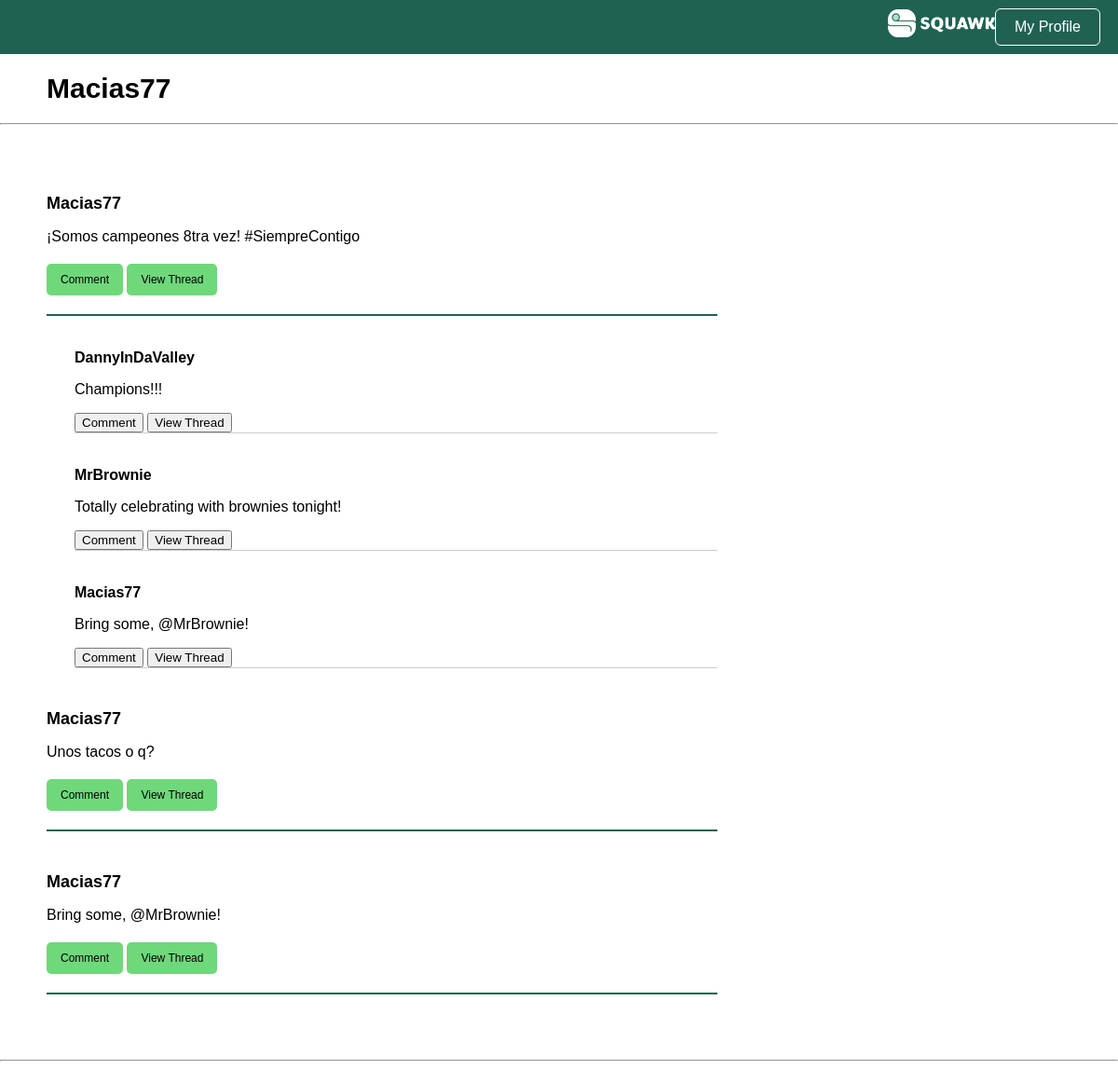
/user/2, run on the app's committed database.
### tables this page shows
CREATE TABLE users (
  user_id INTEGER PRIMARY KEY AUTOINCREMENT,
  username VARCHAR NOT NULL,
  password VARCHAR NOT NULL,
  is_admin BOOLEAN NOT NULL
);

CREATE TABLE squawks (
  squawk_id INTEGER PRIMARY KEY AUTOINCREMENT,
  content VARCHAR NOT NULL,
  is_reply_to INT,
  user_id INT,
  created TIMESTAMP NOT NULL DEFAULT CURRENT_TIMESTAMP
);

### user_controller.py (the view)
def user(user_id):
  squawks = []
  username = us.get_user(user_id).username
  last10 = ss.get_last(10,user_id)
  for i in last10:
    thread = ts.get_thread(i.squawk_id)
    thread_users = [us.get_user(squawk.user_id).username for squawk in thread]
    thread_info = list(zip(thread, thread_users))
    user = us.get_user(i.user_id).username
    squawks.append((i, user, thread_info))
  return render_template('user.html', username=username, squawks=squawks)

### bl/squawk_service.py (called while the page is built)
  def get_last(self, total, user_id):
    if user_id != -1:
      squawks = self.squawkDAO.getall_from(user_id)
    else:
      squawks = self.squawkDAO.getall_super()
    return squawks[:total]

### bl/thread_service.py (called while the page is built)
  def get_thread(self, squawk_id):
    squawk = self.squawkDAO.get(squawk_id)
    if not squawk:
      return []
    thread = self._get_replies(squawk_id)
    return thread

  def _get_replies(self, squawk_id):
    replies = []
    squawks = self.squawkDAO.getall()
    for x in squawks:
      if x.is_reply_to == squawk_id:
        replies.append(x)
    return replies

### bl/user_service.py (called while the page is built)
  def get_user(self, user_id):
    user = self.userDAO.get(user_id)
    return user

### dl/squawk_dao.py (called while the page is built)
  def get(self, squawkID):
    query = "SELECT * FROM squawks WHERE squawk_id = ?"
    result = self.DB.run_query(query, (squawkID, ))
    try:
      data = result.fetchone()
      squawk = Squawk(data)
      return squawk
    except:
      return None

  def getall(self):
    query = "SELECT * FROM squawks ORDER BY created DESC"
    result = self.DB.run_query(query)
    try:
      data_list = result.fetchall()
      squawks = []
      for data in data_list:
        squawk = Squawk(data)#['squawk_id'], data['content'], data['is_reply_to'], data['user_id'], data['created'])
        squawks.append(squawk)
      return squawks
    except:
      return None

  def getall_from(self, user_id):
    query = "SELECT * FROM squawks WHERE user_id = ? ORDER BY created DESC"
    result = self.DB.run_query(query, (user_id, ))
    try:
      data_list = result.fetchall()
      squawks = []
      for data in data_list:
        squawk = Squawk(data)#['squawk_id'], data['content'], data['is_reply_to'], data['user_id'], data['created'])
        squawks.append(squawk)
      return squawks
    except:
      return None

### dl/user_dao.py (called while the page is built)
  def get(self, userID):
    query = "SELECT * FROM users WHERE user_id = ?"
    result = self.DB.run_query(query, (userID, ))
    try:
      data = result.fetchone()
      user = User(data)
      return user
    except:
      return None

### utils/database.py (called while the page is built)
  def run_query(self, query, parameters=None):
    try:
      cursor = self.connection.cursor()
      if parameters:
        cursor.execute(query, parameters)
      else:
        cursor.execute(query)
      self.connection.commit()
      return cursor
    except Exception as e:
      print(f"Error running query: {e}")
      return None

### templates/user.html (shortened to what this page needs)
<!DOCTYPE html>
<html>
  <head>
    <link rel="stylesheet" href="{{ url_for('static', filename='squawk_basic.css') }}" />
    <link rel="stylesheet" href="{{ url_for('static', filename='squawk_render.css') }}" />
  </head>
  <body>
    <div class="navbar">
      <a href="{{url_for('home')}}"><img src="{{ url_for('static', filename='img/squawk_long.png') }}" alt="Squawk Logo" class="logo"></a>
      <button class="login-button">My Profile</button>
    </div>
    <h1 class="user-header">{{username}}</h1>
    <hr>
    <div class="board">
      {% for squawk, user, thread_info in squawks %}
      <div class="squawk">
        <h4>
          <a href="{{url_for('user', user_id=squawk.user_id)}}"> {{user}} </a>
        </h4>
        <p> {{squawk.content}} </p>
        <a href="{{ url_for('comment', is_reply_to=squawk.squawk_id) }}"><button id="{{squawk.squawk_id}}">Comment</button></a>
        <a href="{{ url_for('thread', squawk_id=squawk.squawk_id) }}"><button id="{{squawk.squawk_id}}">View Thread</button></a>
      </div>
      {% for thread, t_user in thread_info %}
      <div class="thread">
        <div class="comment">
          <p class="username">
            <a href="{{url_for('user', user_id=thread.user_id)}}"> {{t_user}} </a>
          </p>
          <p> {{thread.content}} </p>
          <a href="{{ url_for('comment', is_reply_to=thread.squawk_id) }}"><button id="{{thread.squawk_id}}">Comment</button></a>
          <a href="{{ url_for('thread', squawk_id=thread.squawk_id) }}"><button id="{{thread.squawk_id}}">View Thread</button></a>
        </div>
      </div>
      {% endfor %}
      {% endfor %}
    </div>
    <hr>
  </body>
</html>

### static/squawk_basic.css (style rules this page uses)
body { font-family: Arial, sans-serif; margin: 0; padding: 0; }
a { color: #2660A4 }
.login-button { background-color: transparent; border-radius: 5px; color: white; cursor: pointer; font-size: 16px; margin-right: 10px; outline: 1px solid white; padding: 10px 20px; }
.navbar { background-color: #206252; display: flex; justify-content: flex-end; padding: 10px; }
.navbar .logo { float: left; height: 30px; margin-left: 10px; }
.navbar button { background-color: transparent; border: none; color: white; font-size: 16px; cursor: pointer; }
.user-header { font-size: 30px; margin-left: 50px; }

### static/squawk_render.css (style rules this page uses)
.board { display: flex; flex-direction: column; justify-content: center; margin: 50px; width: 60vw; }
.board a { color: inherit; text-decoration: none; }
.squawk { border-bottom: 2px solid #206252; margin-bottom: 20px; }
.squawk h4 { font-size: 18px; margin-bottom: 10px; }
.squawk p { font-size: 16px; margin-bottom: 10px; }
.squawk button { background-color: #6FD87B; border: none; border-radius: 5px; color: black; cursor: pointer; font-size: 12px; margin-bottom: 20px; margin-top: 10px; padding: 10px 15px; }
.thread { margin-bottom: 10px; margin-left: 30px; }
.thread .comment { border-bottom: 1px solid #CCC; font-size: 16px; margin-bottom: 10px; }
.thread .comment .username { font-weight: bold; }

### data on the page
users: username "Macias77", content "¡Somos campeones 8tra vez! #SiempreContigo", content "Bring some, @MrBrownie!", content "Unos tacos o q?"
users: username "DannyInDaValley", content "Champions!!!"
users: username "MrBrownie", content "Totally celebrating with brownies tonight!"
